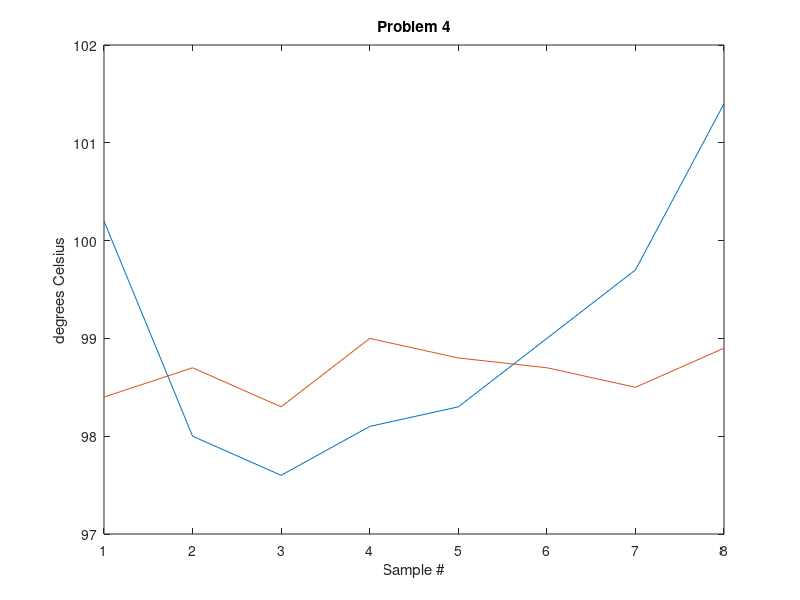

Write MATLAB code to recreate this figure.
% Clear figures
clf;

x = 1:1:8;
y1 = [100.2 98.0 97.6 98.1 98.3 99.0 99.7 101.4]; %Sensor 1
y2 = [98.4 98.7 98.3 99.0 98.8 98.7 98.5 98.9];   %Sensor 2

y1Mean = mean(y1); %average value 
y2Mean = mean(y2);

for i=1:length(y1)
    y1Precision(i) = y1Mean - y1(i);  %Precision calculation
    y1Accuracy(i) = abs(y1(i) - 100); %Accuracy calculation
    y2Precision(i) = y2Mean - y2(i);
    y2Accuracy(i) = abs(y2(i) - 100);
end
%%COMPARISON HERE:
%%Sensor 1 is more accurate than Sensor 2
%%Sensor 2 is more precise than Sensor 1
disp('Sensor 1 Accuracy:') 
disp(y1Accuracy)
disp('Sensor 1 Precision:')
disp(y1Precision)
disp('Sensor 2 Accuracy:')
disp(y2Accuracy)
disp('Sensor 2 Precision:')
disp(y2Precision)
plot(x,y1,x,y2) %plot Sensor 1 and Sensor 2
title('Problem 4');
xlabel('Sample #');
ylabel('degrees Celsius');


